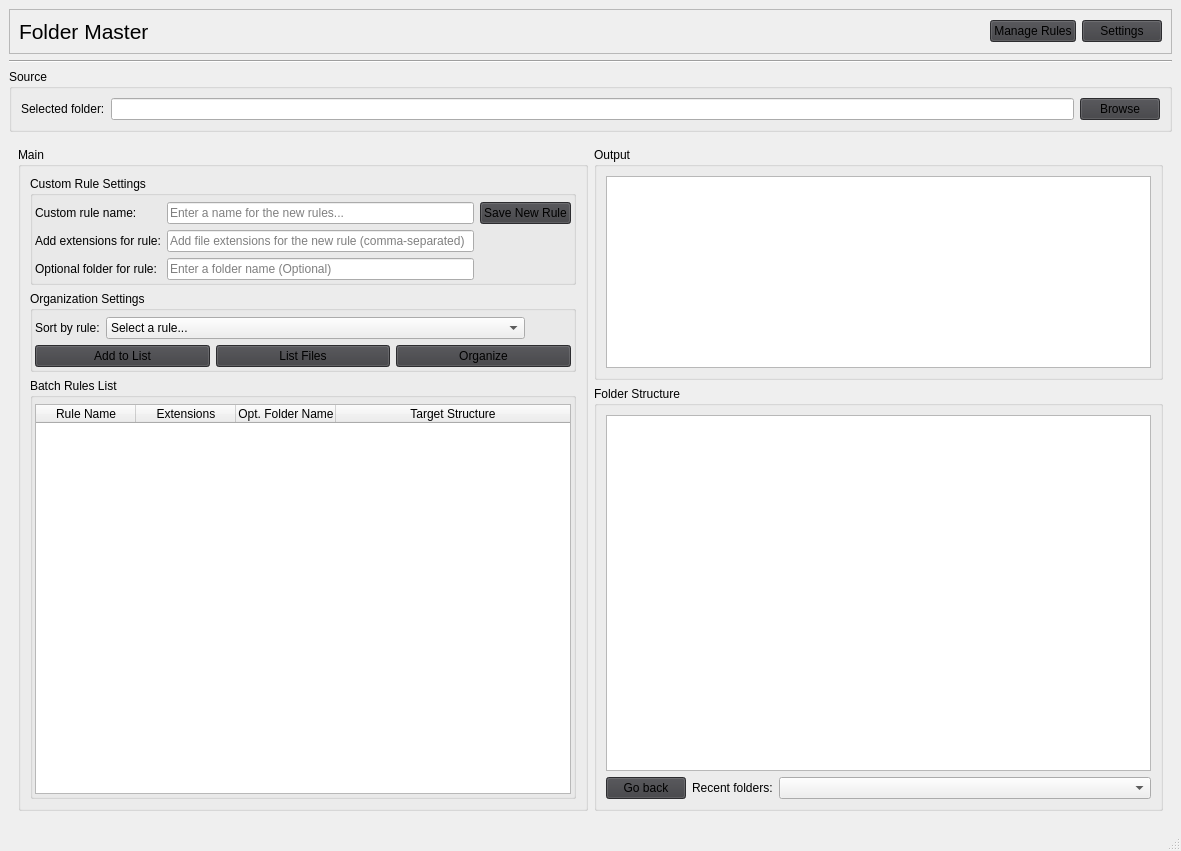
<?xml version="1.0" encoding="UTF-8"?>
<ui version="4.0">
 <class>MainWindow</class>
 <widget class="QMainWindow" name="MainWindow">
  <property name="geometry">
   <rect>
    <x>0</x>
    <y>0</y>
    <width>1181</width>
    <height>851</height>
   </rect>
  </property>
  <property name="windowTitle">
   <string>Folder Master</string>
  </property>
  <property name="windowIcon">
   <iconset resource="FolderMaster.qrc">
    <normaloff>:/icons/folder.ico</normaloff>:/icons/folder.ico</iconset>
  </property>
  <property name="styleSheet">
   <string notr="true">QPushButton {
	background-color: #3E3E42;
}</string>
  </property>
  <property name="iconSize">
   <size>
    <width>24</width>
    <height>24</height>
   </size>
  </property>
  <property name="unifiedTitleAndToolBarOnMac">
   <bool>false</bool>
  </property>
  <widget class="QWidget" name="centralwidget">
   <layout class="QVBoxLayout" name="verticalLayout">
    <item>
     <widget class="QFrame" name="frame_title">
      <property name="sizePolicy">
       <sizepolicy hsizetype="Preferred" vsizetype="Fixed">
        <horstretch>0</horstretch>
        <verstretch>0</verstretch>
       </sizepolicy>
      </property>
      <property name="styleSheet">
       <string notr="true"/>
      </property>
      <property name="frameShape">
       <enum>QFrame::Shape::StyledPanel</enum>
      </property>
      <property name="frameShadow">
       <enum>QFrame::Shadow::Raised</enum>
      </property>
      <layout class="QHBoxLayout" name="horizontalLayout_4">
       <item>
        <widget class="QLabel" name="label_title">
         <property name="font">
          <font>
           <pointsize>16</pointsize>
          </font>
         </property>
         <property name="layoutDirection">
          <enum>Qt::LayoutDirection::LeftToRight</enum>
         </property>
         <property name="styleSheet">
          <string notr="true"/>
         </property>
         <property name="text">
          <string>Folder Master</string>
         </property>
         <property name="alignment">
          <set>Qt::AlignmentFlag::AlignLeading|Qt::AlignmentFlag::AlignLeft|Qt::AlignmentFlag::AlignVCenter</set>
         </property>
        </widget>
       </item>
       <item>
        <widget class="QPushButton" name="button_manage_rules">
         <property name="sizePolicy">
          <sizepolicy hsizetype="Maximum" vsizetype="Fixed">
           <horstretch>0</horstretch>
           <verstretch>0</verstretch>
          </sizepolicy>
         </property>
         <property name="styleSheet">
          <string notr="true">QPushButton:hover {
	background-color: #A24334;
}</string>
         </property>
         <property name="text">
          <string>Manage Rules</string>
         </property>
        </widget>
       </item>
       <item>
        <widget class="QPushButton" name="button_app_settings">
         <property name="sizePolicy">
          <sizepolicy hsizetype="Maximum" vsizetype="Fixed">
           <horstretch>0</horstretch>
           <verstretch>0</verstretch>
          </sizepolicy>
         </property>
         <property name="styleSheet">
          <string notr="true">QPushButton:hover {
	background-color: #A24334;
}</string>
         </property>
         <property name="text">
          <string>Settings</string>
         </property>
        </widget>
       </item>
      </layout>
     </widget>
    </item>
    <item>
     <widget class="Line" name="line">
      <property name="font">
       <font>
        <pointsize>9</pointsize>
       </font>
      </property>
      <property name="styleSheet">
       <string notr="true"/>
      </property>
      <property name="frameShadow">
       <enum>QFrame::Shadow::Sunken</enum>
      </property>
      <property name="lineWidth">
       <number>1</number>
      </property>
      <property name="midLineWidth">
       <number>0</number>
      </property>
      <property name="orientation">
       <enum>Qt::Orientation::Horizontal</enum>
      </property>
     </widget>
    </item>
    <item>
     <widget class="QGroupBox" name="groupBox_2">
      <property name="title">
       <string>Source</string>
      </property>
      <layout class="QHBoxLayout" name="horizontalLayout_6">
       <item>
        <widget class="QLabel" name="label_4">
         <property name="text">
          <string>Selected folder:</string>
         </property>
        </widget>
       </item>
       <item>
        <widget class="QLineEdit" name="line_edit_selected_folder">
         <property name="clearButtonEnabled">
          <bool>true</bool>
         </property>
        </widget>
       </item>
       <item>
        <widget class="QPushButton" name="button_browse_folder">
         <property name="styleSheet">
          <string notr="true">QPushButton:hover {
	background-color: #A24334;
}</string>
         </property>
         <property name="text">
          <string>Browse</string>
         </property>
        </widget>
       </item>
      </layout>
     </widget>
    </item>
    <item>
     <widget class="QWidget" name="widget" native="true">
      <layout class="QHBoxLayout" name="horizontalLayout_2">
       <item>
        <layout class="QVBoxLayout" name="verticalLayout_2">
         <item>
          <widget class="QGroupBox" name="groupBox_4">
           <property name="title">
            <string>Main</string>
           </property>
           <layout class="QVBoxLayout" name="verticalLayout_7">
            <item>
             <widget class="QGroupBox" name="groupBox_7">
              <property name="title">
               <string>Custom Rule Settings</string>
              </property>
              <property name="flat">
               <bool>true</bool>
              </property>
              <layout class="QVBoxLayout" name="verticalLayout_9">
               <property name="leftMargin">
                <number>2</number>
               </property>
               <property name="topMargin">
                <number>6</number>
               </property>
               <property name="rightMargin">
                <number>2</number>
               </property>
               <property name="bottomMargin">
                <number>2</number>
               </property>
               <item>
                <layout class="QGridLayout" name="gridLayout">
                 <item row="7" column="0">
                  <widget class="QLabel" name="label_extensions">
                   <property name="text">
                    <string>Add extensions for rule:</string>
                   </property>
                  </widget>
                 </item>
                 <item row="5" column="1">
                  <widget class="QLineEdit" name="line_edit_rule_name">
                   <property name="placeholderText">
                    <string>Enter a name for the new rules...</string>
                   </property>
                   <property name="clearButtonEnabled">
                    <bool>true</bool>
                   </property>
                  </widget>
                 </item>
                 <item row="9" column="1">
                  <widget class="QLineEdit" name="line_edit_opt_folder">
                   <property name="placeholderText">
                    <string>Enter a folder name (Optional)</string>
                   </property>
                  </widget>
                 </item>
                 <item row="9" column="0">
                  <widget class="QLabel" name="label_opt_folder">
                   <property name="text">
                    <string>Optional folder for rule:</string>
                   </property>
                  </widget>
                 </item>
                 <item row="5" column="0">
                  <widget class="QLabel" name="label_rule_name">
                   <property name="text">
                    <string>Custom rule name:</string>
                   </property>
                  </widget>
                 </item>
                 <item row="7" column="1">
                  <widget class="QLineEdit" name="line_edit_extensions">
                   <property name="placeholderText">
                    <string>Add file extensions for the new rule (comma-separated)</string>
                   </property>
                   <property name="clearButtonEnabled">
                    <bool>true</bool>
                   </property>
                  </widget>
                 </item>
                 <item row="5" column="2">
                  <widget class="QPushButton" name="button_save_rule">
                   <property name="styleSheet">
                    <string notr="true">QPushButton:hover {
	background-color: #388049;
}</string>
                   </property>
                   <property name="text">
                    <string>Save New Rule</string>
                   </property>
                  </widget>
                 </item>
                </layout>
               </item>
              </layout>
             </widget>
            </item>
            <item>
             <widget class="QGroupBox" name="groupBox">
              <property name="title">
               <string>Organization Settings</string>
              </property>
              <property name="flat">
               <bool>true</bool>
              </property>
              <layout class="QVBoxLayout" name="verticalLayout_6">
               <property name="leftMargin">
                <number>2</number>
               </property>
               <property name="topMargin">
                <number>6</number>
               </property>
               <property name="rightMargin">
                <number>2</number>
               </property>
               <property name="bottomMargin">
                <number>2</number>
               </property>
               <item>
                <layout class="QHBoxLayout" name="horizontalLayout_5">
                 <item>
                  <widget class="QLabel" name="label_sort_by_rule">
                   <property name="sizePolicy">
                    <sizepolicy hsizetype="Maximum" vsizetype="Preferred">
                     <horstretch>0</horstretch>
                     <verstretch>0</verstretch>
                    </sizepolicy>
                   </property>
                   <property name="text">
                    <string>Sort by rule:</string>
                   </property>
                  </widget>
                 </item>
                 <item>
                  <widget class="QComboBox" name="combobox_rules">
                   <item>
                    <property name="text">
                     <string>Select a rule...</string>
                    </property>
                   </item>
                  </widget>
                 </item>
                 <item>
                  <widget class="QPushButton" name="button_rule_info">
                   <property name="sizePolicy">
                    <sizepolicy hsizetype="Maximum" vsizetype="Fixed">
                     <horstretch>0</horstretch>
                     <verstretch>0</verstretch>
                    </sizepolicy>
                   </property>
                   <property name="text">
                    <string/>
                   </property>
                   <property name="icon">
                    <iconset theme="QIcon::ThemeIcon::HelpFaq"/>
                   </property>
                   <property name="autoDefault">
                    <bool>false</bool>
                   </property>
                   <property name="default">
                    <bool>false</bool>
                   </property>
                   <property name="flat">
                    <bool>true</bool>
                   </property>
                  </widget>
                 </item>
                </layout>
               </item>
               <item>
                <layout class="QHBoxLayout" name="horizontalLayout">
                 <item>
                  <widget class="QPushButton" name="button_add_to_list">
                   <property name="styleSheet">
                    <string notr="true">QPushButton:hover {
	background-color: #A24334;
}</string>
                   </property>
                   <property name="text">
                    <string>Add to List</string>
                   </property>
                  </widget>
                 </item>
                 <item>
                  <widget class="QPushButton" name="button_list_files">
                   <property name="styleSheet">
                    <string notr="true">QPushButton:hover {
	background-color: #A24334;
}</string>
                   </property>
                   <property name="text">
                    <string>List Files</string>
                   </property>
                  </widget>
                 </item>
                 <item>
                  <widget class="QPushButton" name="button_sort">
                   <property name="styleSheet">
                    <string notr="true">QPushButton:hover {
	background-color: #A24334;
}</string>
                   </property>
                   <property name="text">
                    <string>Organize</string>
                   </property>
                  </widget>
                 </item>
                </layout>
               </item>
              </layout>
             </widget>
            </item>
            <item>
             <widget class="QGroupBox" name="groupBox_6">
              <property name="title">
               <string>Batch Rules List</string>
              </property>
              <property name="flat">
               <bool>true</bool>
              </property>
              <layout class="QVBoxLayout" name="verticalLayout_8">
               <property name="leftMargin">
                <number>2</number>
               </property>
               <property name="topMargin">
                <number>6</number>
               </property>
               <property name="rightMargin">
                <number>2</number>
               </property>
               <property name="bottomMargin">
                <number>2</number>
               </property>
               <item>
                <widget class="QTableWidget" name="table_widget_batch_rules">
                 <attribute name="horizontalHeaderCascadingSectionResizes">
                  <bool>true</bool>
                 </attribute>
                 <attribute name="horizontalHeaderMinimumSectionSize">
                  <number>100</number>
                 </attribute>
                 <attribute name="horizontalHeaderShowSortIndicator" stdset="0">
                  <bool>true</bool>
                 </attribute>
                 <attribute name="horizontalHeaderStretchLastSection">
                  <bool>true</bool>
                 </attribute>
                 <column>
                  <property name="text">
                   <string>Rule Name</string>
                  </property>
                 </column>
                 <column>
                  <property name="text">
                   <string>Extensions</string>
                  </property>
                 </column>
                 <column>
                  <property name="text">
                   <string>Opt. Folder Name</string>
                  </property>
                 </column>
                 <column>
                  <property name="text">
                   <string>Target Structure</string>
                  </property>
                 </column>
                </widget>
               </item>
              </layout>
             </widget>
            </item>
           </layout>
          </widget>
         </item>
        </layout>
       </item>
       <item>
        <layout class="QVBoxLayout" name="verticalLayout_4">
         <item>
          <widget class="QGroupBox" name="groupBox_5">
           <property name="sizePolicy">
            <sizepolicy hsizetype="Preferred" vsizetype="Maximum">
             <horstretch>0</horstretch>
             <verstretch>0</verstretch>
            </sizepolicy>
           </property>
           <property name="title">
            <string>Output</string>
           </property>
           <layout class="QVBoxLayout" name="verticalLayout_3">
            <item>
             <widget class="QTextEdit" name="text_edit_program_output"/>
            </item>
           </layout>
          </widget>
         </item>
         <item>
          <widget class="QGroupBox" name="groupBox_3">
           <property name="title">
            <string>Folder Structure</string>
           </property>
           <layout class="QVBoxLayout" name="verticalLayout_5">
            <item>
             <widget class="QTreeView" name="tree_view_folder">
              <property name="alternatingRowColors">
               <bool>true</bool>
              </property>
             </widget>
            </item>
            <item>
             <layout class="QHBoxLayout" name="horizontalLayout_3">
              <item>
               <widget class="QPushButton" name="button_back">
                <property name="sizePolicy">
                 <sizepolicy hsizetype="Maximum" vsizetype="Fixed">
                  <horstretch>0</horstretch>
                  <verstretch>0</verstretch>
                 </sizepolicy>
                </property>
                <property name="styleSheet">
                 <string notr="true">QPushButton:hover {
	background-color: #A24334;
}</string>
                </property>
                <property name="text">
                 <string>Go back</string>
                </property>
               </widget>
              </item>
              <item>
               <widget class="QLabel" name="label">
                <property name="sizePolicy">
                 <sizepolicy hsizetype="Maximum" vsizetype="Preferred">
                  <horstretch>0</horstretch>
                  <verstretch>0</verstretch>
                 </sizepolicy>
                </property>
                <property name="text">
                 <string>Recent folders:</string>
                </property>
               </widget>
              </item>
              <item>
               <widget class="QComboBox" name="combobox_recent_folders"/>
              </item>
             </layout>
            </item>
           </layout>
          </widget>
         </item>
        </layout>
       </item>
      </layout>
     </widget>
    </item>
   </layout>
  </widget>
  <widget class="QMenuBar" name="menubar">
   <property name="geometry">
    <rect>
     <x>0</x>
     <y>0</y>
     <width>1181</width>
     <height>33</height>
    </rect>
   </property>
  </widget>
  <widget class="QStatusBar" name="statusbar"/>
 </widget>
 <tabstops>
  <tabstop>line_edit_selected_folder</tabstop>
  <tabstop>button_browse_folder</tabstop>
  <tabstop>combobox_rules</tabstop>
  <tabstop>button_rule_info</tabstop>
  <tabstop>button_list_files</tabstop>
  <tabstop>button_sort</tabstop>
  <tabstop>text_edit_program_output</tabstop>
  <tabstop>tree_view_folder</tabstop>
  <tabstop>button_back</tabstop>
  <tabstop>combobox_recent_folders</tabstop>
  <tabstop>button_app_settings</tabstop>
 </tabstops>
 <resources>
  <include location="FolderMaster.qrc"/>
 </resources>
 <connections/>
</ui>
